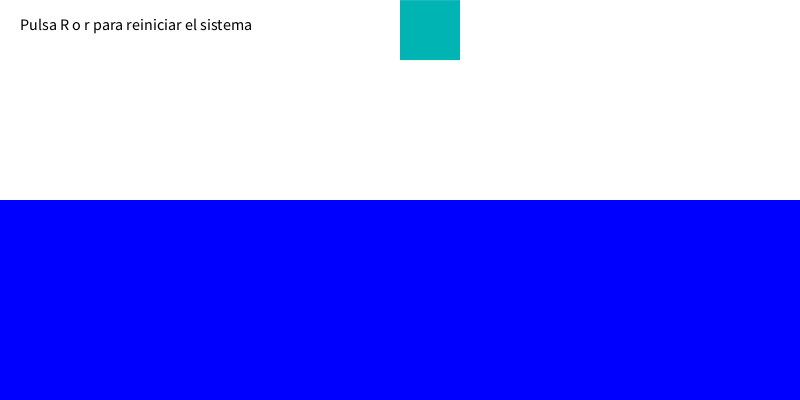
Frame 1 (no input)
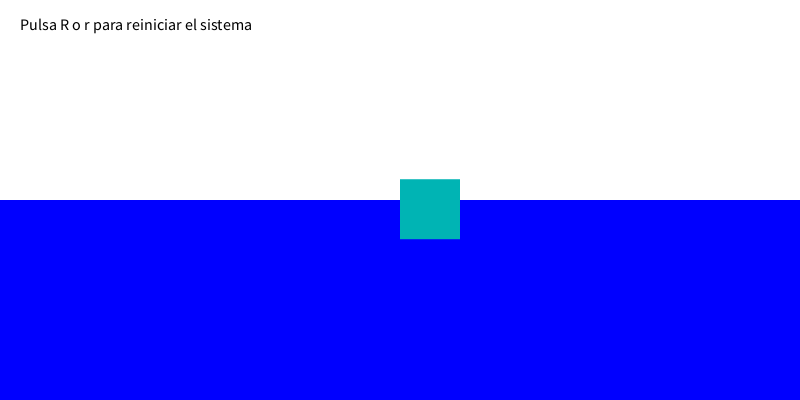
Frame 60 (the mouse pressed at the canvas centre just before this capture)
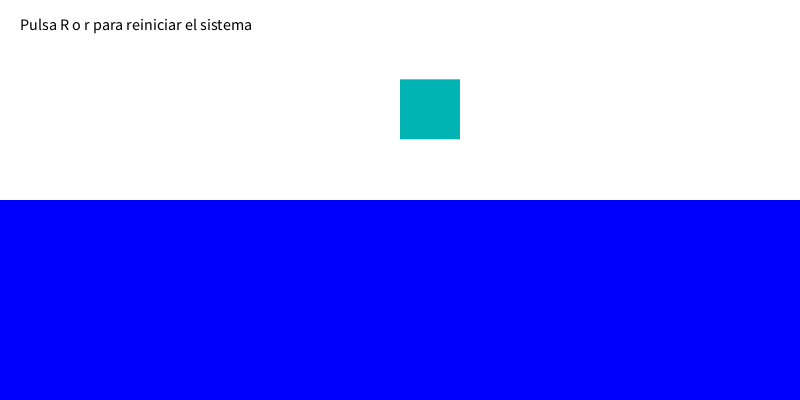
Frame 120 (the mouse held since frame 60 and released just before this capture)

The Processing sketch that drew these frames (run headless with seeded random() and noise(); from frame 60 on, the mouse is pressed at the canvas centre):

// Processing sketch: particula_flotante
// ── particula_flotante.pde
// Ejercicio 1: Particula flotante 
// Autor: Sergi Sanz Sancho

Ice ice;
float initialX, initialY, initialRadius;

void setup() {
  size(800, 400);
  initialX = width / 2;
  initialY = height - 400;
  initialRadius = 30;
  initializeSimulation();
}

void draw() {
  background(255);
  
  fill(0, 0, 255);
  noStroke();
  rect(0, ice.waterLine, width, height - ice.waterLine);
  
  ice.updateSimulation();
  ice.render();

  fill(0);
  textSize(16);
  text("Pulsa R o r para reiniciar el sistema", 20, 30);
}

void keyPressed() {
  if (key == 'r' || key == 'R') {
    initializeSimulation(); // Reiniciar la simulación
  }
}

void initializeSimulation() {
  ice = new Ice(initialX, initialY, initialRadius);
}

// ── Ice.pde
// Class Ice
class Ice {
  PVector loc, vel, accel;
  float rad;
  float mass = 1000;
  float density = 0.1;
  float gravity = 9.801;
  float timeStep = 0.1;
  PVector gravityVec = new PVector(0.0, gravity);
  float waterLine = height / 2;
  float dragCoeff = 200;
  boolean isAboveWater = true;

  Ice(float x, float y, float radius) {
    loc = new PVector(x, y);
    vel = new PVector(0, 0);
    accel = new PVector(0, 0);
    rad = radius;
  }

  void updateSimulation() {
    calculateForces();
    integrate();
  }

  void calculateForces() {
    accel.set(0, 0);
    applyForce(computeGravityForce());
    applyForce(computeBuoyancy());
    if (!isAboveWater) {
      applyForce(computeDrag());
    }
  }

  PVector computeGravityForce() {
    return PVector.mult(gravityVec, mass);
  }

  PVector computeBuoyancy() {
    float volume = calculateSubmergedVolume();
    float buoyancyForce = density * gravity * volume;
    return new PVector(0, -buoyancyForce);
  }

  PVector computeDrag() {
    return new PVector(0, -dragCoeff * vel.y);
  }

  float calculateSubmergedVolume() {
    float depth = loc.y + rad - waterLine;
    if (depth <= 0) {
      isAboveWater = true;
      return 0;
    }
    isAboveWater = false;
    if (depth >= 2 * rad) {
      return (4/3) * PI * pow(rad, 3); // Fully submerged
    }
    float a = sqrt(2 * depth * rad - pow(depth, 2));
    return (3 * pow(a, 2) + pow(depth, 2)) * PI * depth / 6;
  }

  void applyForce(PVector force) {
    PVector accelerationIncrement = PVector.div(force, mass);
    accel.add(accelerationIncrement);
  }

  void integrate() {
    vel.add(PVector.mult(accel, timeStep));
    loc.add(PVector.mult(vel, timeStep));
  }

  void render() {
    fill(0, 180, 180);
    noStroke();
    rect(loc.x, loc.y, 2 * rad, 2 * rad);
  }
}
